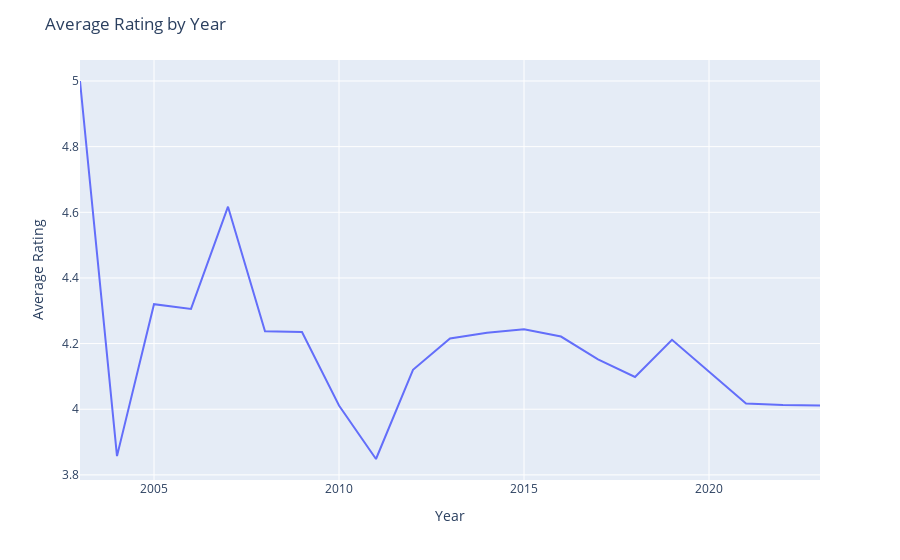

Notebook code for this chart:
### Code cell
fig = px.line(rating_by_year, x=rating_by_year.index, y="rating",)
fig.update_layout(
    yaxis_title="Average Rating", 
    xaxis_title="Year",
    legend_title="", 
    title="Average Rating by Year"
)
fig.show()

### Figure 1 — Plotly figure (JSON) as saved in the notebook; plotly's stock layout.template omitted (floating-point values rounded to 4 significant figures)
{"data": [{"hovertemplate": "time=%{x}<br>rating=%{y}<extra></extra>", "legendgroup": "", "line": {"color": "#636efa", "dash": "solid"}, "marker": {"symbol": "circle"}, "mode": "lines", "name": "", "orientation": "v", "showlegend": false, "type": "scatter", "x": [2003, 2004, 2005, 2006, 2007, 2008, 2009, 2010, 2011, 2012, 2013, 2014, 2015, 2016, 2017, 2018, 2019, 2020, 2021, 2022, 2023], "xaxis": "x", "y": [5, 3.857, 4.32, 4.306, 4.617, 4.237, 4.235, 4.011, 3.848, 4.12, 4.216, 4.233, 4.244, 4.221, 4.152, 4.098, 4.212, 4.115, 4.017, 4.013, 4.012], "yaxis": "y"}], "layout": {"autosize": true, "legend": {"title": {"text": ""}, "tracegroupgap": 0}, "margin": {"t": 60}, "title": {"text": "Average Rating by Year"}, "xaxis": {"anchor": "y", "autorange": true, "domain": [0, 1], "range": [2003, 2023], "title": {"text": "Year"}, "type": "linear"}, "yaxis": {"anchor": "x", "autorange": true, "domain": [0, 1], "range": [3.784, 5.064], "title": {"text": "Average Rating"}, "type": "linear"}}}
